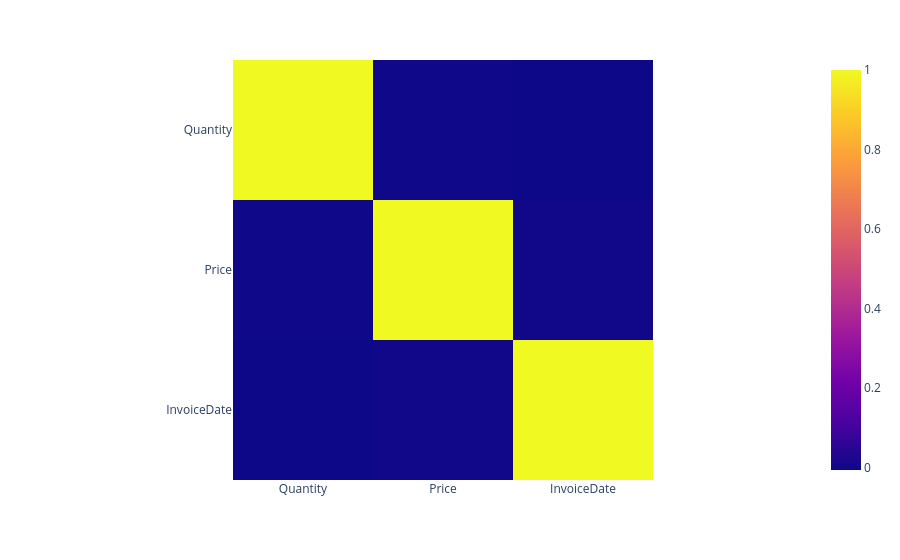

The notebook cell saved with this chart:
### Code cell
profile_df(df_retail)

### Figure 1 — Plotly figure (JSON) as saved in the notebook; plotly's stock layout.template omitted (floating-point values rounded to 4 significant figures)
{"data": [{"coloraxis": "coloraxis", "hovertemplate": "x: %{x}<br>y: %{y}<br>color: %{z}<extra></extra>", "name": "0", "type": "heatmap", "x": ["Quantity", "Price", "InvoiceDate"], "xaxis": "x", "y": ["Quantity", "Price", "InvoiceDate"], "yaxis": "y", "z": [[1.0, -0.001931, -0.005596], [-0.001931, 1.0, -0.000102], [-0.005596, -0.000102, 1.0]]}], "layout": {"coloraxis": {"colorscale": [[0, "#0d0887"], [0.1111, "#46039f"], [0.2222, "#7201a8"], [0.3333, "#9c179e"], [0.4444, "#bd3786"], [0.5556, "#d8576b"], [0.6667, "#ed7953"], [0.7778, "#fb9f3a"], [0.8889, "#fdca26"], [1, "#f0f921"]]}, "margin": {"t": 60}, "xaxis": {"anchor": "y", "constrain": "domain", "domain": [0, 1], "scaleanchor": "y"}, "yaxis": {"anchor": "x", "autorange": "reversed", "constrain": "domain", "domain": [0, 1]}}}
